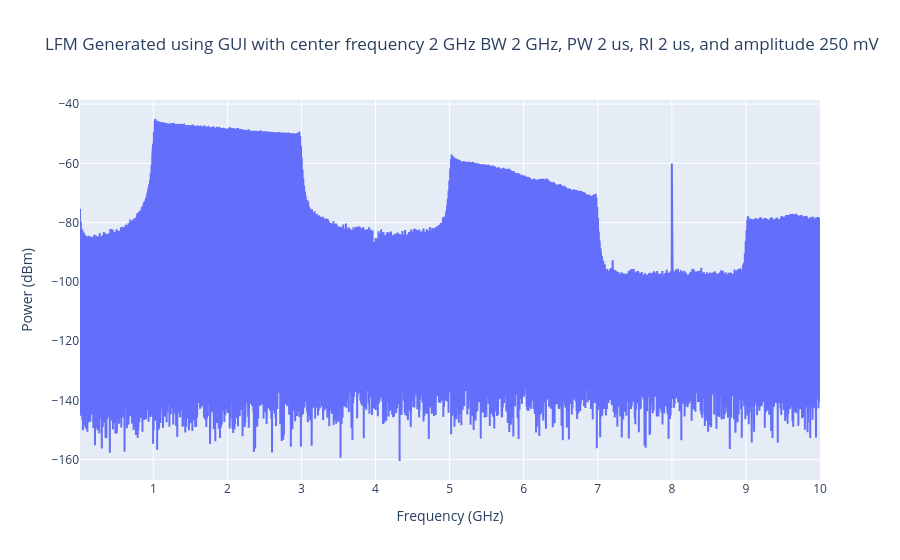

Notebook source saved alongside this figure:
### Code cell
fig = go.Figure()

fig.add_trace(go.Scatter(x = daf['Frequency (Hz)'], y = daf['Power (dBm)'], mode= 'lines'))
fig.update_layout(
                  title = 'LFM Generated using GUI with center frequency 2 GHz BW 2 GHz, PW 2 us, RI 2 us, and amplitude 250 mV',
                  xaxis_title = 'Frequency (GHz)',
                  yaxis_title = 'Power (dBm)'
)
fig.show()

### Figure 1 — Plotly figure (JSON) as saved in the notebook; plotly's stock layout.template omitted (floating-point values rounded to 4 significant figures; data arrays with more than 128 entries replaced by an {"elided": "..."} marker saying what was removed)
{"data": [{"mode": "lines", "type": "scatter", "x": {"elided": "32000 float values"}, "y": {"elided": "32000 float values"}}], "layout": {"title": {"text": "LFM Generated using GUI with center frequency 2 GHz BW 2 GHz, PW 2 us, RI 2 us, and amplitude 250 mV"}, "xaxis": {"title": {"text": "Frequency (GHz)"}}, "yaxis": {"title": {"text": "Power (dBm)"}}}}
